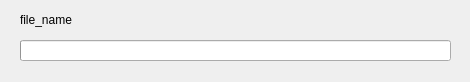
<?xml version="1.0" encoding="UTF-8"?>
<ui version="4.0">
 <class>Loading</class>
 <widget class="QWidget" name="Loading">
  <property name="geometry">
   <rect>
    <x>0</x>
    <y>0</y>
    <width>470</width>
    <height>82</height>
   </rect>
  </property>
  <property name="sizePolicy">
   <sizepolicy hsizetype="Fixed" vsizetype="Fixed">
    <horstretch>0</horstretch>
    <verstretch>0</verstretch>
   </sizepolicy>
  </property>
  <property name="windowTitle">
   <string>Form</string>
  </property>
  <widget class="QProgressBar" name="progressBar">
   <property name="geometry">
    <rect>
     <x>20</x>
     <y>40</y>
     <width>431</width>
     <height>21</height>
    </rect>
   </property>
   <property name="layoutDirection">
    <enum>Qt::LeftToRight</enum>
   </property>
   <property name="value">
    <number>0</number>
   </property>
   <property name="alignment">
    <set>Qt::AlignLeading|Qt::AlignLeft|Qt::AlignTop</set>
   </property>
   <property name="textVisible">
    <bool>false</bool>
   </property>
   <property name="orientation">
    <enum>Qt::Horizontal</enum>
   </property>
   <property name="invertedAppearance">
    <bool>false</bool>
   </property>
   <property name="textDirection">
    <enum>QProgressBar::TopToBottom</enum>
   </property>
   <property name="format">
    <string notr="true">%p%</string>
   </property>
  </widget>
  <widget class="QLabel" name="file_name">
   <property name="geometry">
    <rect>
     <x>20</x>
     <y>10</y>
     <width>421</width>
     <height>20</height>
    </rect>
   </property>
   <property name="text">
    <string>file_name</string>
   </property>
  </widget>
 </widget>
 <resources/>
 <connections/>
</ui>
